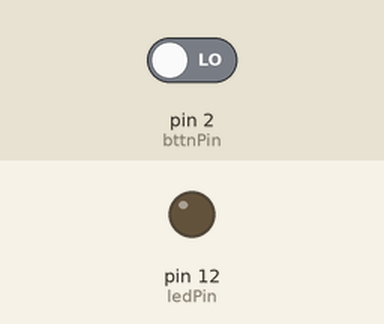
A sketch run on a simulated Arduino Uno, built with avr-gcc and run on an emulated ATmega328P. On the bench: output pins drawn as LEDs (lit = HIGH). Dashed ring = blinking. The test bench sets the inputs (shaded band); at power-on: pin 2 (bttnPin) LOW.

Above: at 1.8 s.
1.9 s: pin 2 (bttnPin) driven HIGH
At 2.4 s:
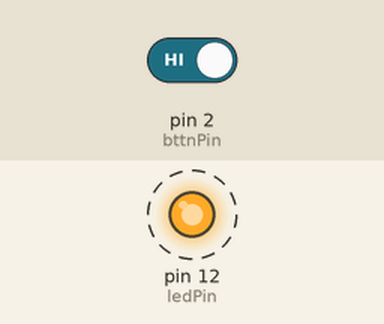
4.9 s: pin 2 (bttnPin) driven LOW
At 5.7 s:
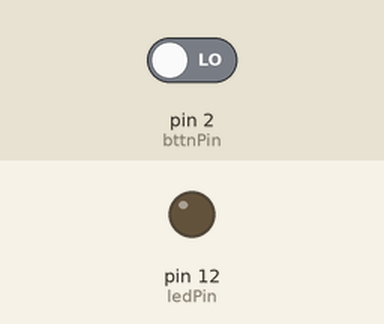
Timing chart, 0 to 7.9 s (numbered marks = the images above; inputs shaded):
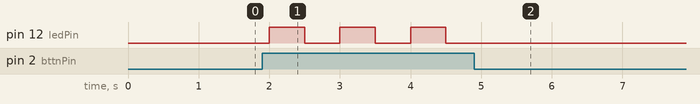

Measured:
- after the input at 1.9 s, pin 12 (ledPin): alternates HIGH for 0.50 s and LOW for 0.50 s, starting after 0.10 s
- after the input at 4.9 s, pin 12 (ledPin): stops changing and stays LOW

The sketch:

ButtonLED.ino
```cpp
//Declared variables for digital pins (for input & output)
int bttnPin = 2;
int ledPin = 12;
//Declared variable to track state of LED (ON/OFF)
int ledState;
//Declared variable for button state (pressed/released)
int bttnState;

void setup() {
  // put your setup code here, to run once:
  pinMode(ledPin, OUTPUT);
  pinMode(bttnPin, INPUT);
}

void loop() {
  // put your main code here, to run repeatedly:
  bttnState = digitalRead(bttnPin);

  if( bttnState == HIGH && ledState == LOW )
  {
    digitalWrite(ledPin, HIGH);
    ledState = HIGH;
  }
  else if( bttnState == HIGH && ledState == HIGH )
  {
    digitalWrite(ledPin, LOW);
    ledState = LOW;
  }
  delay(500);   //gives time to remove finger from button
}
```
